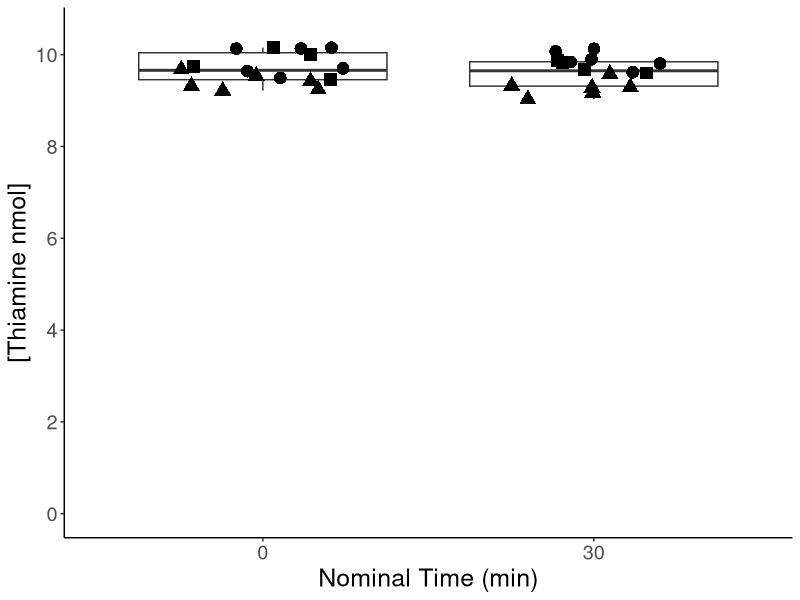

The R script that drew this image:
## ---- chunk 1
#| label: setup

library(here)
library(tidyverse)

point_size <- 4
text_size <- 18
annotation_size <- text_size / 2.845276
jitter_width <- 0.25
jitter_height <- 0
fig_width <- 6.5
fig_height <- fig_width / (4/3)
dpi <- 300

my_theme <- theme_classic() +
  theme(text = element_text(size = text_size))

## ---- chunk 2
#| label: read-lod-data

lod_data <- read_csv(
  here(
    "data", "processed", "lod", "clean_lod_data.csv"
    ),
  col_types = "cDddddddd"
  )

lod_data_long <- read_csv(
  here(
    "data", "processed", "lod", "clean_lod_data_long.csv"
    ), 
  col_types = "cfDddd") |> 
  mutate(time_point = factor(time_point, labels = c("0", "30")))
## ---- chunk 3
#| label: calc-sd

nist_lod_sd_times3 <- sd(lod_data$abs_thiamine_difference) * 3
print(nist_lod_sd_times3)


## ---- chunk 4
#| label: fish-extract-ratios

fish_g <- 1
buffer_mL <- 2.5
fish_g_per_buffer_mL = fish_g / buffer_mL
extract_vol_in_sample_mL <- 25 / 1000
fish_g_per_sample <- fish_g_per_buffer_mL * extract_vol_in_sample_mL

## ---- chunk 5
#| label: calculate-rates

ten_minute_rate_lod <- nist_lod_sd_times3 / fish_g_per_sample / 10
print(ten_minute_rate_lod)

thirty_minute_rate_lod <- nist_lod_sd_times3 / fish_g_per_sample / 30
print(thirty_minute_rate_lod)

## ---- chunk 6
#| label: save-lod-values

write_rds(
  ten_minute_rate_lod,
  here("data", "processed", "lod", "ten_min_lod.rds")
)

write_rds(
  thirty_minute_rate_lod,
  here("data", "processed", "lod", "thirty_min_lod.rds")
)

## ---- chunk 7
#| label: fig-lod-boxplot
#| fig-cap: "Thiamine concentrations in SRM 1946 before and after 30 min incubation show no significant change (paired *t*-test, *p* = 0.36). Different shapes represent measurements from separate analysis days."
#| fig-alt: "Method limit of detection box plot figure"

lod_plot <- lod_data_long |> 
  ggplot(aes(x = time_point, y = avg_thiamine)) +
  geom_boxplot() +
  geom_jitter(aes(shape = factor(analysis_date)),
              width = jitter_width, height = jitter_height, size = point_size) +
  #stat_compare_means(method = "t.test",
                    # paired = TRUE,
                    # label.x = 0.75,
                     #label.y = 10.45,
                   #  aes(label = paste0("Paired t-test, p = ",
                                #    after_stat(p.format)))) +
  scale_y_continuous(limits = c(0, 10.5), breaks = seq(0, 10, 2)) +
  labs(x = "Nominal Time (min)",
       y = "[Thiamine nmol]") +
  guides(shape = "none") +
  theme_classic() +
  theme(text = element_text(size = text_size))

lod_plot

## ---- chunk 8
    #| label: normality-test

    # Calculate the differences between paired observations
    differences <- lod_data$avg_thiamine_t1 - lod_data$avg_thiamine_t0

    # Perform a Shapiro-Wilk normality test on the differences
    shapiro_test <- shapiro.test(differences)
    print(shapiro_test)
## ---- chunk 9
#| label: paired-t-test

t_test_result <- t.test(lod_data$avg_thiamine_t0, 
                        lod_data$avg_thiamine_t1,
                        paired = TRUE)

print(t_test_result)



## ---- chunk 10

lod_paired_p_val <- t_test_result$p.value

write_rds(
  lod_paired_p_val,
  file = here("data", "processed", "lod", "lod_paired_p_val.rds")
)
